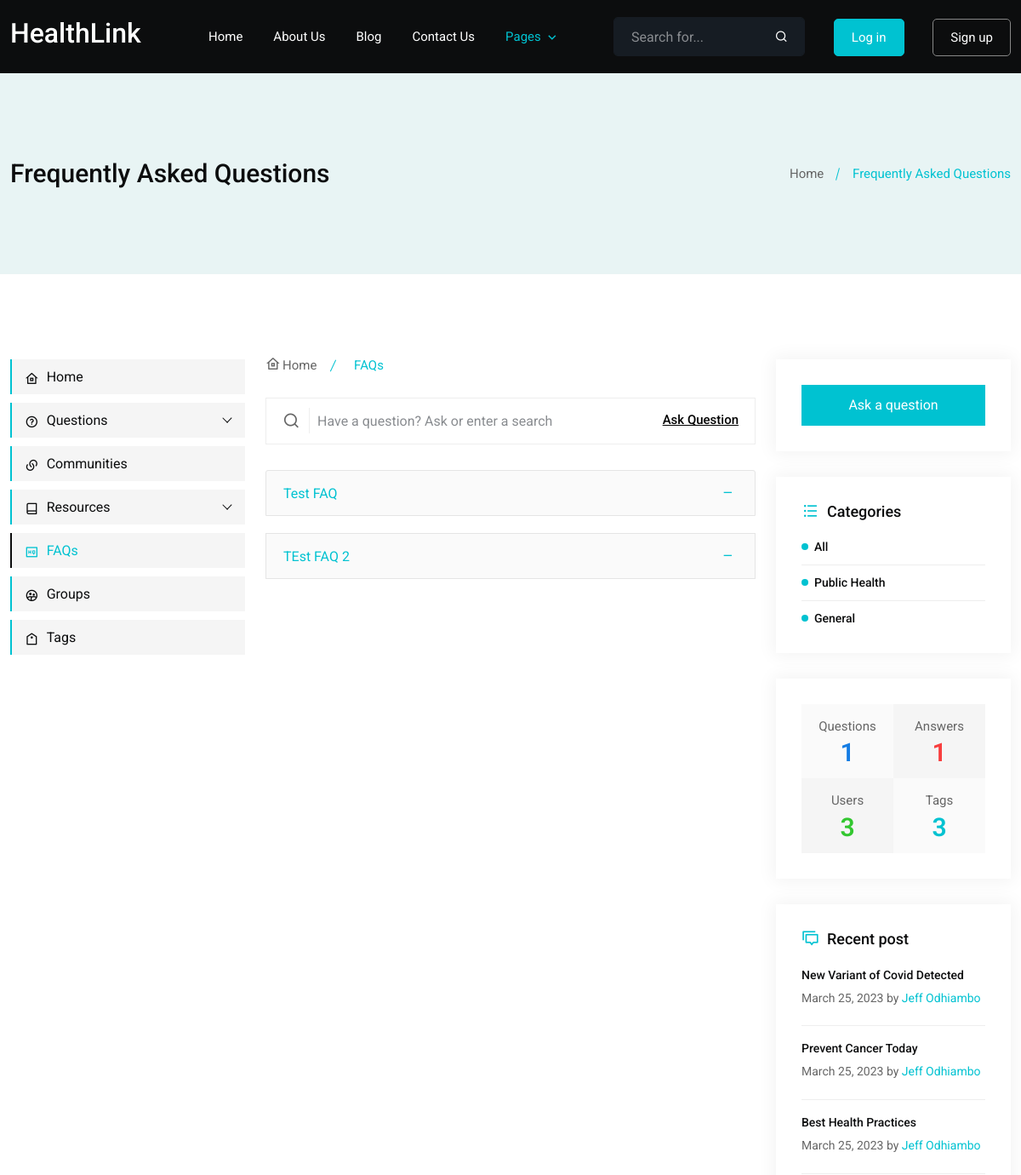
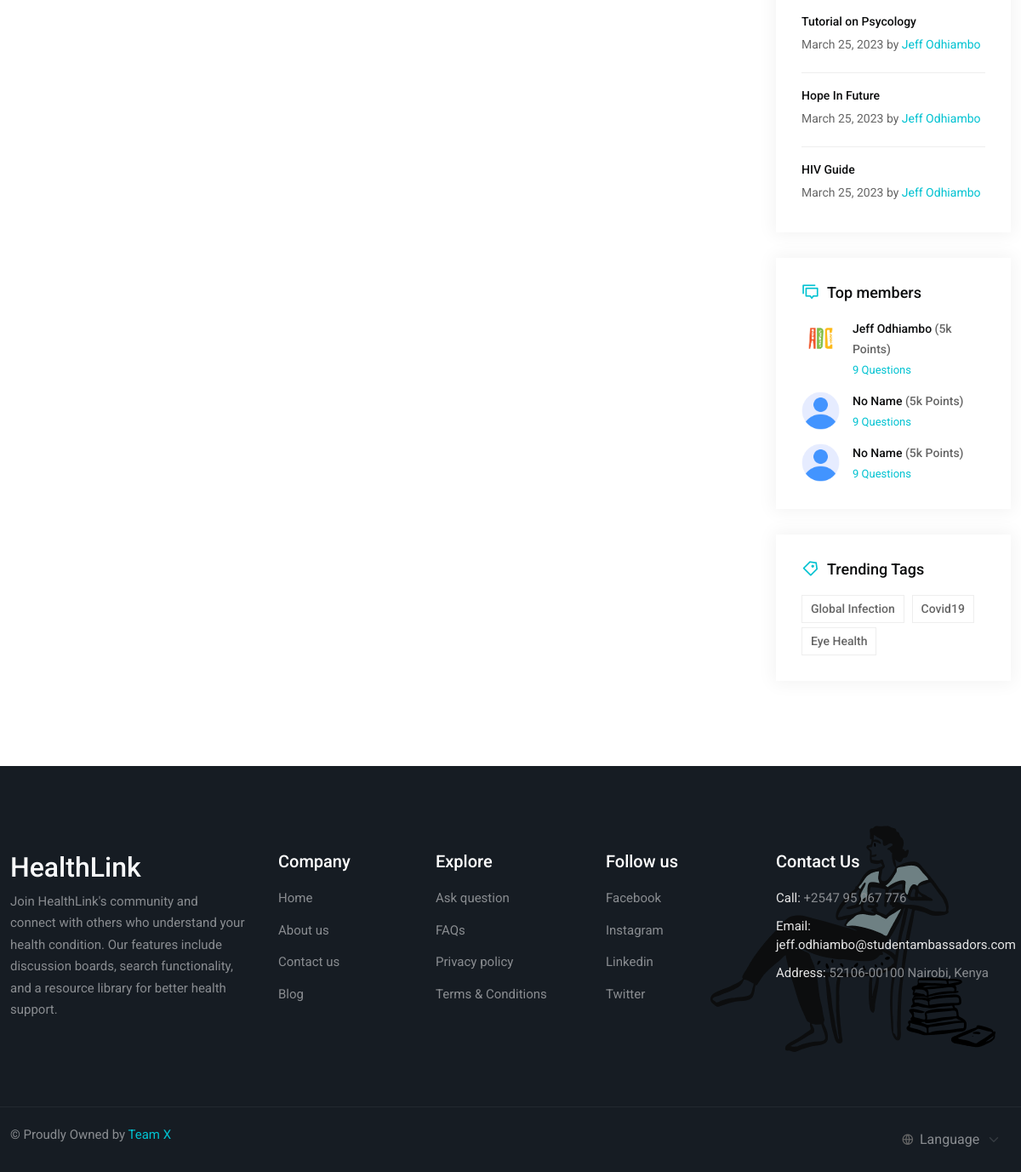
The page /faqs/ on the database its author committed (2 pictures, top to bottom).
### core/models.py (models this page shows, shortened)
class Faq(models.Model):
    category = models.ForeignKey(Category, on_delete=models.CASCADE)
    question = models.CharField(max_length=158)
    answer = models.TextField()
    created_at = models.DateTimeField(auto_now_add=True)
    updated_at = models.DateTimeField(auto_now=True)

class Category(models.Model):
    title = models.CharField(max_length=100)
    slug = models.SlugField(max_length=100, unique=True)
    image = models.ImageField(upload_to='category/', null=True, blank=True)
    description = models.TextField(null=True, blank=True)
    created_at = models.DateTimeField(auto_now_add=True)
    updated_at = models.DateTimeField(auto_now=True)
    class Meta:
        ordering = ('-created_at',)
        verbose_name_plural = 'Categories'
    def __str__(self):
        return self.title

class Tag(models.Model):
    title = models.CharField(max_length=100)
    slug = models.SlugField(max_length=100, unique=True)
    image = models.ImageField(upload_to='tags/', null=True, blank=True)
    description = models.TextField(null=True, blank=True)
    followers = models.ManyToManyField('auth.User', related_name='followed_tags', blank=True)
    created_at = models.DateTimeField(auto_now_add=True)
    updated_at = models.DateTimeField(auto_now=True)
    class Meta:
        ordering = ('-created_at',)
        verbose_name_plural = 'Tags'
    def __str__(self):
        return self.title

### resources/models.py (models this page shows, shortened)
class Article(models.Model):
    title = models.CharField(max_length=200)
    slug = models.SlugField(max_length=200, unique=True)
    author = models.ForeignKey('auth.User', on_delete=models.CASCADE)
    description = models.TextField()
    category = models.ForeignKey('core.Category', on_delete=models.CASCADE)
    image = models.ImageField(upload_to='resource/articles/', null=True, blank=True)
    tags = models.ManyToManyField('core.Tag', blank=True)
    is_published = models.BooleanField(default=False)
    created_at = models.DateTimeField(auto_now_add=True)
    updated_at = models.DateTimeField(auto_now=True)
    class Meta:
        ordering = ('-created_at',)
        verbose_name_plural = 'Resource Articles'
    def get_absolute_url(self):
        return reverse('resources:article_details', kwargs={'slug': self.slug})

class Video(models.Model):
    title = models.CharField(max_length=200)
    slug = models.SlugField(max_length=200, unique=True)
    author = models.ForeignKey('auth.User', on_delete=models.CASCADE)
    category = models.ForeignKey('core.Category', on_delete=models.CASCADE)
    video = models.URLField()
    tags = models.ManyToManyField('core.Tag', blank=True)
    is_published = models.BooleanField(default=False)
    created_at = models.DateTimeField(auto_now_add=True)
    updated_at = models.DateTimeField(auto_now=True)
    class Meta:
        ordering = ('-created_at',)
        verbose_name_plural = 'Resource Videos'

class Document(models.Model):
    title = models.CharField(max_length=200)
    slug = models.SlugField(max_length=200, unique=True)
    author = models.ForeignKey('auth.User', on_delete=models.CASCADE)
    category = models.ForeignKey('core.Category', on_delete=models.CASCADE)
    cover_image = models.ImageField(upload_to='resource/documents/images/')
    document = models.FileField(upload_to='resource/documents/')
    tags = models.ManyToManyField('core.Tag', blank=True)
    is_published = models.BooleanField(default=False)
    created_at = models.DateTimeField(auto_now_add=True)
    updated_at = models.DateTimeField(auto_now=True)
    class Meta:
        ordering = ('-created_at',)
        verbose_name_plural = 'Resource Documents'

### users/models.py (models this page shows, shortened)
class Profile(models.Model):
    user = models.OneToOneField('auth.User', on_delete=models.CASCADE, related_name='profile')
    gender = models.CharField(max_length=10, choices=GENDER_CHOICES, default='other')
    followers = models.ManyToManyField(Follower, blank=True)
    image = models.ImageField(upload_to='users/profiles/', null=True, blank=True)
    bio = models.TextField(null=True, blank=True)
    phone_number = models.CharField(max_length=15, blank=True, null=True)
    facebook = models.URLField(blank=True, null=True)
    instagram = models.URLField(blank=True, null=True)
    twitter = models.URLField(blank=True, null=True)
    linkedin = models.URLField(blank=True, null=True)
    created_at = models.DateTimeField(auto_now_add=True)
    updated_at = models.DateTimeField(auto_now=True)
    def get_absolute_url(self):
        return reverse('users:user_profile', kwargs={'username': self.user.username})

### core/views.py (the view)
# urls.py: path('faqs/', views.faq, name='faq'),
def faq(request, slug=None):
    category = None
    if not slug:
        faqs = Faq.objects.all()
    else:
        category = get_object_or_404(Category, slug=slug)
        faqs = Faq.objects.filter(category=category)
    context = {
        'title': 'Frequently Asked Questions',
        'faqs': faqs,
        'faq' : 'active',
        'categories' : Category.objects.all(),
    }
    return render(request, 'faq/index.html', context)

### core/context_processor.py (called while the page is built)
def categories(request):
    latest_post = []
    latest_article = Article.objects.order_by('-created_at')[:2]
    latest_video = Video.objects.order_by('-created_at')[:2]
    latest_document = Document.objects.order_by('-created_at')[:2]
    latest_post.append(latest_article)
    latest_post.append(latest_video)
    latest_post.append(latest_document)
    return {
        'categories': Category.objects.all(),
        'tags': Tag.objects.all(),
        'latest_post': latest_post,
        'top_members': User.objects.all()[:4],
        'total_users': User.objects.all().count(),
        'total_questions': Question.objects.all().count(),
        'total_answers': Answer.objects.all().count(),
    }

### templates/faq/index.html (shortened to what this page needs)
{% extends 'base.html' %}
{% block content %}
		<div class="main-content-area ptb-100">
			<div class="container">
				<div class="row">
					<div class="col-lg-3">
						{% include 'partials/left-sidebar.html' %}
					</div>
					<div class="col-lg-6">
						<div class="middull-content">
							<ul class="page-nish">
								<li>
									<a href="/">
										<i class="ri-home-8-line"></i>
										Home
									</a>
								</li>
								<li class="active">
									FAQs
								</li>
							</ul>
							<form class="aq-form">
								<i class="ri-search-line"></i>
								<input type="text" class="form-control" placeholder="Have a question? Ask or enter a search">
								<button class="aq-btn">
									Ask Question
								</button>
							</form>
							{% if faqs %}
							<div class="accordion mb-0" id="accordionExample">
								{% for faq in faqs %}
								<div class="accordion-item">
									<h2 class="accordion-header" id="heading{{ faq.id }}">
										<button class="accordion-button" type="button" data-bs-toggle="collapse" data-bs-target="#collapse{{ faq.id }}" aria-expanded="false" aria-controls="collapse{{ faq.id }}">
											{{ faq.question }}
										</button>
									</h2>
								</div>
								{% endfor %}
							</div>
							{% else %}
								<div class="alert alert-info">
									No Frequently Asked Questions
								</div>
							{% endif %}
						</div>
					</div>
					<div class="col-lg-3">
						{% include 'resources/partials/right-sidebar.html' %}
					</div>
				</div>
			</div>
		</div>
{% endblock %}

### templates/resources/partials/right-sidebar.html (shortened to what this page needs)
<div class="right-siderbar">
    <div class="right-siderbar-common">
        <a href="{% url 'questions:ask' %}" class="default-btn">
            Ask a question
        </a>
    </div>
    <div class="right-siderbar-common">
        {% if categories %}
        <div class="category discussions">
            <h3>
                <i class="ri-list-unordered"></i>
                Categories
            </h3>
                <ul>
                    {% if faqs or faq %}
                        <li><a href="{% url 'faq' %}">All</a></li>
                        {% for category in categories %}
                        <li>
                            <a href="{% url 'faqs_category' category.slug %}">{{ category }}</a>
                        </li>
                        {% endfor %}
                    {% endif %}
                </ul>
            </div>
        </div>
        {% endif %}
        <div class="right-siderbar-common">
            <div class="answer-count">
                <ul class="d-flex flex-wrap">
                    <li>
                        <span>Questions</span>
                        <span class="count">{{ total_answers }}</span>
                    </li>
                    <li>
                        <span>Answers</span>
                        <span class="count">{{ total_questions }}</span>
                    </li>
                    <li>
                        <span>Users</span>
                        <span class="count">{{ total_users }}</span>
                    </li>
                    <li>
                        <span>Tags</span>
                        <span class="count">{{ tags.all.count }}</span>
                    </li>
                </ul>
            </div>
        </div>
    {% if latest_post %}
    <div class="right-siderbar-common">
        <div class="recent-post">
            <h3>
                <i class="ri-discuss-line"></i>
                Recent post
            </h3>
            <ul>
                {% for post in latest_post %}
                    {% for pst in post %}
                    <li>
                        <a href="{{ pst.get_absolute_url }}">
                            {{ pst.title }}
                        </a>
                        <p>{{ pst.created_at|date }} by <a href="{{ pst.author.profile.get_absolute_url }}">{{ pst.author.get_full_name }}</a></p>
                    </li>
                    {% endfor %}
                {% endfor %}
            </ul>
        </div>
    </div>
    {% endif %}
    {% if top_members %}
    <div class="right-siderbar-common">
        <div class="top-members">
            <h3>
                <i class="ri-discuss-line"></i>
                Top members
            </h3>
            <ul>
                {% for member in top_members %}
                <li>
                    <a href="{% url 'users:user_profile' member.username %}">
                        {% if member.profile.image %}
                            <img src="{{ member.profile.image.url }}" style="max-height: 45px !important;" alt="{{ user.username }}">
                        {% else %}
                            {% if member.profile.gender == 'other' %}
                                <img src="/static/user.png" style="max-height: 45px !important;" alt="{{ user.username }}">
                            {% elif member.profile.gender == 'male' %}
                                <img src="/static/man.png" style="max-height: 45px !important;" alt="{{ user.username }}">
                            {% else %}
                                <img src="/static/woman.png" style="max-height: 45px !important;" alt="{{ user.username }}">
                            {% endif %}
                        {% endif %}
                        <p>{{ member.get_full_name|default:"No Name" }} <span>(5k Points)</span></p>
                        <span>9 Questions</span>
                    </a>
                </li>
                {% endfor %}
            </ul>
        </div>
    </div>
    {% endif %}
    {% if tags %}
    <div class="right-siderbar-common">
        <div class="trending-tags">
            <h3>
                <i class="ri-price-tag-3-line"></i>
                Trending Tags
            </h3>
            <ul>
                {% for tag in tags %}
                <li>
                    <a href="{% url 'resources:article_tags' tag.slug %}">
                        {{ tag }}
                    </a>
                </li>
                {% endfor %}
            </ul>
        </div>
    </div>
    {% endif %}
</div>

### static/assets/css/responsive.css (style rules this page uses)
@media only screen and (min-width: 1200px) and (max-width: 1399px) { .container { max-width: 1320px; } }

### rows shown on the page
Faq: question "Test FAQ"
Faq: question "TEst FAQ 2"
Category: title "Public Health"
Category: title "General"
Article: title "New Variant of Covid Detected", created_at "March 25, 2023", author.get_full_name "Jeff Odhiambo"
Article: title "Prevent Cancer Today", created_at "March 25, 2023", author.get_full_name "Jeff Odhiambo"
Video: title "Best Health Practices", created_at "March 25, 2023", author.get_full_name "Jeff Odhiambo"
Video: title "Tutorial on Psycology", created_at "March 25, 2023", author.get_full_name "Jeff Odhiambo"
Document: title "Hope In Future", created_at "March 25, 2023", author.get_full_name "Jeff Odhiambo"
Document: title "HIV Guide", created_at "March 25, 2023", author.get_full_name "Jeff Odhiambo"
Tag: title "Global Infection"
Tag: title "Covid19"
Tag: title "Eye Health"

### other values the page prints
{{ title }} "Frequently Asked Questions"
{{ total_answers }} "1"
{{ total_questions }} "1"
{{ total_users }} "3"
{{ tags.all.count }} "3"
{{ member.get_full_name|default:"No Name" }} "Jeff Odhiambo"
{{ member.get_full_name|default:"No Name" }} "No Name"
